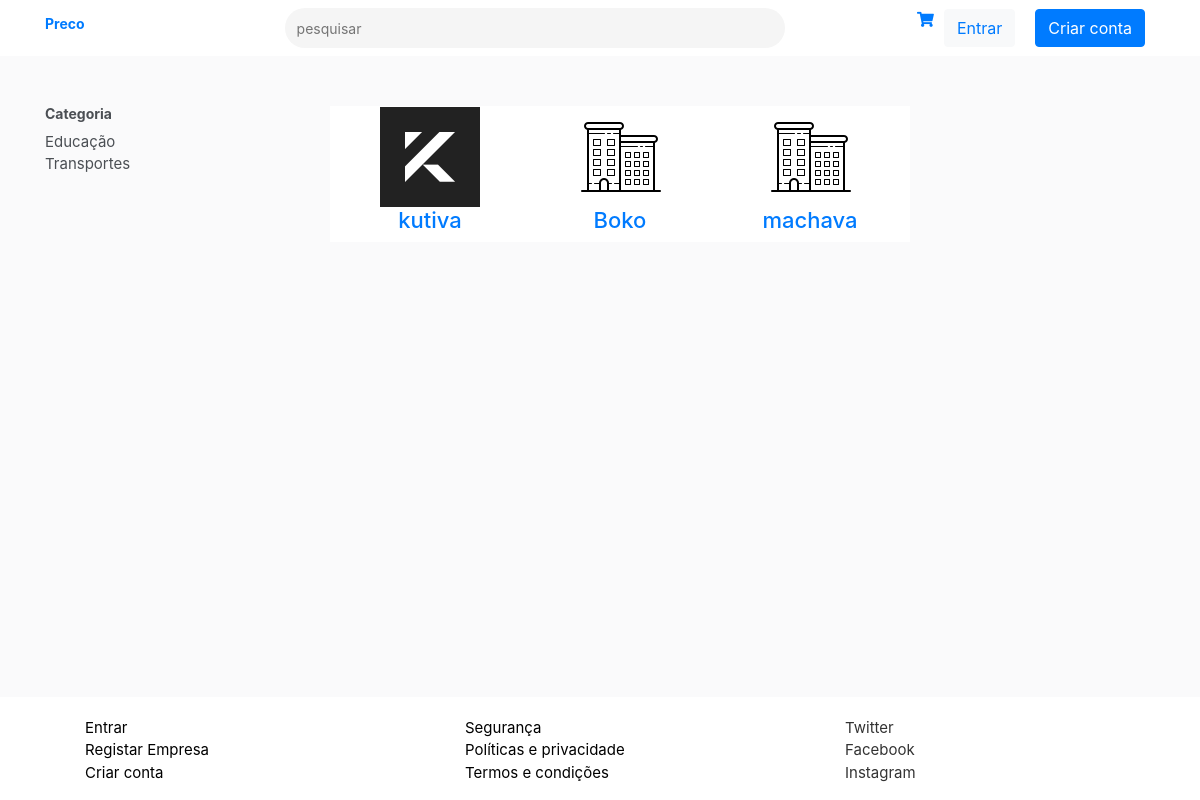
Before: / with the older database file.
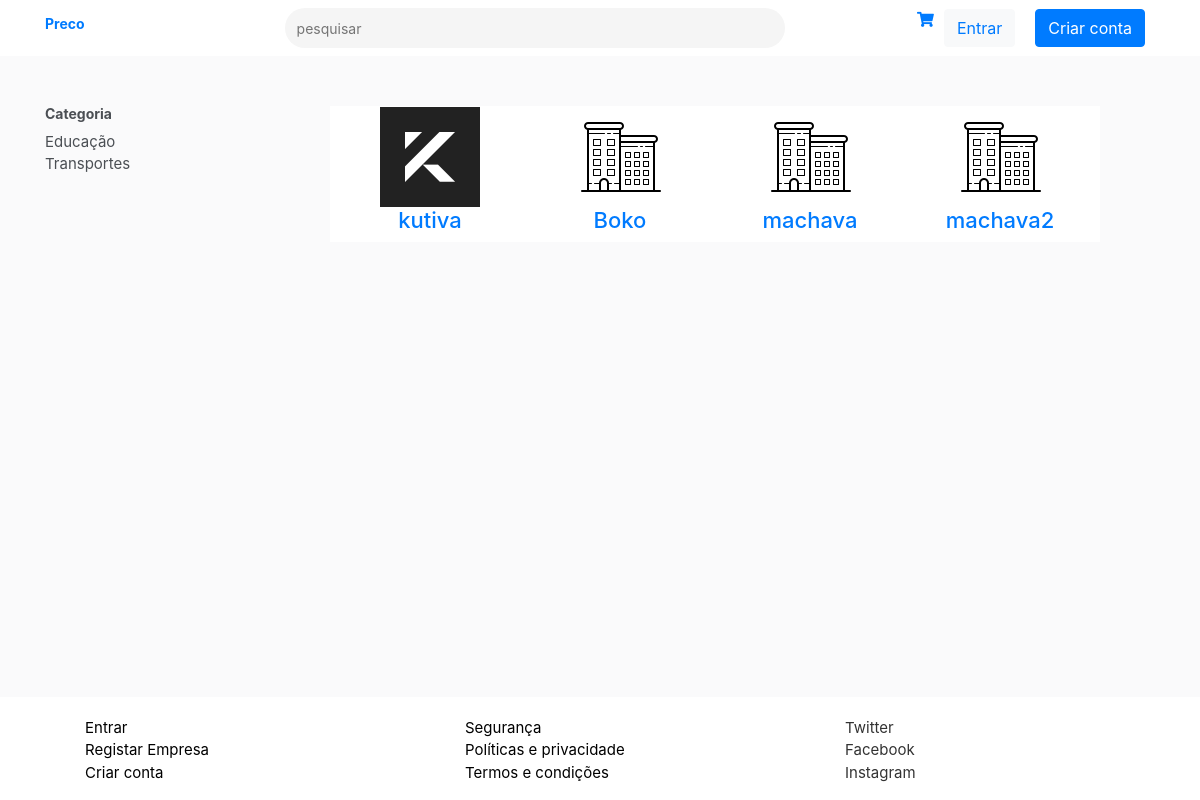
After: the same page with the newer database file.
### account/models.py (models this page shows, shortened)
class Category(models.Model):
    name = models.CharField(max_length=30, blank=True)
    type = models.ForeignKey(Type, on_delete=models.CASCADE)

class Company(models.Model):
    user = models.OneToOneField(settings.AUTH_USER_MODEL, on_delete=models.CASCADE)
    commercial_name = models.CharField(max_length=30, blank=False, unique=False)
    company_logo = models.ImageField(upload_to='company_logo/', default='company_logo/default.jpg')
    address = models.CharField(max_length=30, blank=True)
    categories = models.ForeignKey(Category, on_delete=models.CASCADE, blank=True, unique=False, default=1)
    created_date = models.DateTimeField(default=timezone.now)
    uploaded_at = models.DateTimeField(blank=True, null=True)

### price/views.py (the view, shortened to what this page needs)
# urls.py: path("", views.index, name="dashboard"),
def index(request):
    social_media = SocialMedia.objects.all()
    categories = Category.objects.filter(type_id=1)
    companies = Company.objects.all()
    if not request.user.is_authenticated:
        return render(request, 'index.html',
                      {'social_media': social_media, 'categories': categories, 'companies': companies})

### price/templates/index.html (shortened to what this page needs)
{% extends "price/layout/base.html" %}
{% load staticfiles %}
{% load staticfiles %}
{% block styles %}
<link rel="stylesheet" href="{% static 'stylesheet/main.css' %}">
<link rel="stylesheet" href="https://use.fontawesome.com/releases/v5.7.2/css/all.css">
{% endblock %}
{% block content %}
<main>
{% include "price/layout/navegation.html" %}
    <div class="container">
        <div class="row">
            <div class="col-md-3">
                <aside>
                    <nav>
                        <h1 class="category">Categoria</h1>
                        <ul>
                            {% for category in categories %}
                                 <li>{{ category.name|capfirst  }}</li>
                            {% endfor  %}
                        </ul>
                    </nav>
                </aside>
            </div>
            <div class="col-md-8">
                    <div class="row">
                {% for company in companies %}
                    <div class="col-md-3">
                        <a href="{% url 'products' company.id   %}">
                        <div class="company">
                            <img src="{{ company.company_logo.url }}" alt="{{ company.commercial_name }} logo ">
                            <h2 class="commercial-name">{{ company.commercial_name }}</h2>
                        </div>
                            </a>
                    </div>
                    {% endfor %}
                    </div>
            </div>
        </div>
    </div>
</main>
{% include "price/layout/footer.html" %}
{% endblock %}

Changed rows visible on the page:
added Company: company_logo (placeholder picture), commercial_name "machava2"
